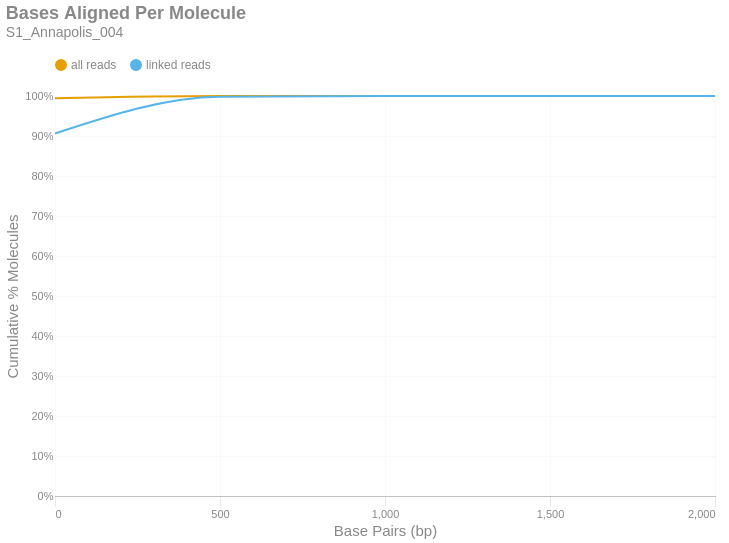

Notebook cell for this chart:
### Markdown cell above
### Bases Aligned Per Molecule
This is a cumulative frequency distribution showing the number of base pairs aligned per unique molecule. These data are shown in 500 bp bins. There are two distributions: one with `all reads` (yellow) and another with only `linked reads` (blue). The percent of molecules in the `linked reads` distribution is relative to the total number of linked molecules.

### Code cell
if SKIPLR:
    print_html(f"Skipped")
else:
    binned_df = consolidated_hist(valids['aligned_bp'], mask, 500, True)
    with SafeRender(binned_df):
        (
            density_plot(binned_df, 'Bases Aligned Per Molecule', samplename, 'basesper')
            .encode(
                x=alt.X('bin:Q', title="Base Pairs (bp)").axis(tickMinStep=500).scale(padding=0),
                y=alt.Y('value:Q', title='Cumulative % Molecules')
                    .axis(format='%')
                    .scale(domain = [0,1])
                    .stack(False),
                color=alt.Color("key:N").scale(domain = ["all reads", "linked reads"]),
                tooltip = [
                    alt.Tooltip("key:N", title = "Data Type"),
                    alt.Tooltip("range_label:N", title="Bases Aligned Per Molecule"),
                    alt.Tooltip("value:Q", format = ".2%", title="% Molecules (Cum.)")
                ]
            )
        ).display()

### Figure 1 — Vega-Lite specification as saved in the notebook (floating-point values rounded to 4 significant figures)
{"width": "container", "height": 400, "config": {"title": {"anchor": "start", "dy": -15, "fontSize": 18, "color": "#888888", "subtitleColor": "#888888", "subtitleFontSize": 14}, "arc": {"fill": "#0072B2"}, "axis": {"domainColor": "#888888", "domainWidth": 0.5, "gridWidth": 0.2, "grid": false, "titleFontWeight": 400, "titleFontSize": 15, "labelFontSize": 11, "labelColor": "#888888", "tickColor": "#888888", "tickWidth": 0.2, "titleColor": "#888888"}, "axisBand": {"grid": false}, "axisX": {"grid": true, "tickSize": 10, "domainCap": "round"}, "axisY": {"domain": false, "grid": true, "tickSize": 0, "domainCap": "round"}, "background": "transparent", "header": {"labelFontSize": 15, "labelColor": "#888888", "titleFontSize": 15, "titleFontWeight": 600, "titleColor": "#888888"}, "legend": {"labelFont": "sans-serif", "labelFontSize": 12, "labelColor": "#888888", "symbolSize": 100, "symbolType": "circle", "titleFontSize": 12, "titlePadding": 10, "titleColor": "#888888", "title": null, "orient": "top"}, "range": {"category": ["#E69F00", "#56B4E9", "#009E73", "#F0E442", "#0072B2", "#D55E00", "#CC79A7", "#000000"], "diverging": ["#cfe8f3", "#a2d4ec", "#73bfe2", "#46abdb", "#1696d2", "#12719e"]}, "area": {"fill": "#0072B2", "fillOpacity": 0.7, "line": true, "strokeOpacity": 0.7}, "line": {"color": "#0072B2", "stroke": "#0072B2", "strokeWidth": 2}, "trail": {"color": "#0072B2", "stroke": "#0072B2", "strokeWidth": 0, "size": 1}, "point": {"filled": true, "fillOpacity": 1.0, "size": 95}, "text": {"color": "#888888", "fontSize": 11, "align": "right", "fontWeight": 400, "size": 11}, "bar": {"fill": "#0072B2", "stroke": null}, "view": {"stroke": null, "continuousWidth": 660, "continuousHeight": 400}}, "data": {"name": "data-198805cb2d9d63b71ccdb6c7eca8e682"}, "mark": {"type": "line", "interpolate": "monotone", "point": {"opacity": 0, "size": 275}}, "encoding": {"color": {"field": "key", "scale": {"domain": ["all reads", "linked reads"]}, "type": "nominal"}, "tooltip": [{"field": "key", "title": "Data Type", "type": "nominal"}, {"field": "range_label", "title": "Bases Aligned Per Molecule", "type": "nominal"}, {"field": "value", "format": ".2%", "title": "% Molecules (Cum.)", "type": "quantitative"}], "x": {"axis": {"tickMinStep": 500}, "field": "bin", "scale": {"padding": 0}, "title": "Base Pairs (bp)", "type": "quantitative"}, "y": {"axis": {"format": "%"}, "field": "value", "scale": {"domain": [0, 1]}, "stack": false, "title": "Cumulative % Molecules", "type": "quantitative"}}, "params": [{"name": "param_c36ac31b6afebe62", "select": {"type": "point", "fields": ["key"]}, "bind": "legend"}], "title": {"text": "Bases Aligned Per Molecule", "subtitle": "S1_Annapolis_004"}, "transform": [{"fold": ["all reads (cumsum)", "linked reads (cumsum)"]}, {"calculate": "replace(datum.key, ' (cumsum)', '')", "as": "key"}, {"filter": {"param": "param_c36ac31b6afebe62"}}], "usermeta": {"embedOptions": {"downloadFileName": "S1_Annapolis_004.basesper"}}, "$schema": "https://vega.github.io/schema/vega-lite/v6.1.0.json", "datasets": {"data-198805cb2d9d63b71ccdb6c7eca8e682": [{"bin": "0.0", "interval": "0.0-500.0", "all reads": 0.9946, "linked reads": 0.9063, "all reads (cumsum)": 0.9946, "linked reads (cumsum)": 0.9063, "range_label": "0-499"}, {"bin": "500.0", "interval": "500.0-1000.0", "all reads": 0.005289, "linked reads": 0.09188, "all reads (cumsum)": 0.9999, "linked reads (cumsum)": 0.9981, "range_label": "500-999"}, {"bin": "1000.0", "interval": "1000.0-1500.0", "all reads": 0.0001035, "linked reads": 0.001799, "all reads (cumsum)": 1.0, "linked reads (cumsum)": 0.9999, "range_label": "1000-1499"}, {"bin": "1500.0", "interval": "1500.0-2000.0", "all reads": 2.786e-06, "linked reads": 5.093e-05, "all reads (cumsum)": 1.0, "linked reads (cumsum)": 1.0, "range_label": "1500-1999"}, {"bin": "2000.0", "interval": "2000.0-2500.0", "all reads": 2.321e-07, "linked reads": 4.244e-06, "all reads (cumsum)": 1.0, "linked reads (cumsum)": 1.0, "range_label": "2000-2499"}]}}
